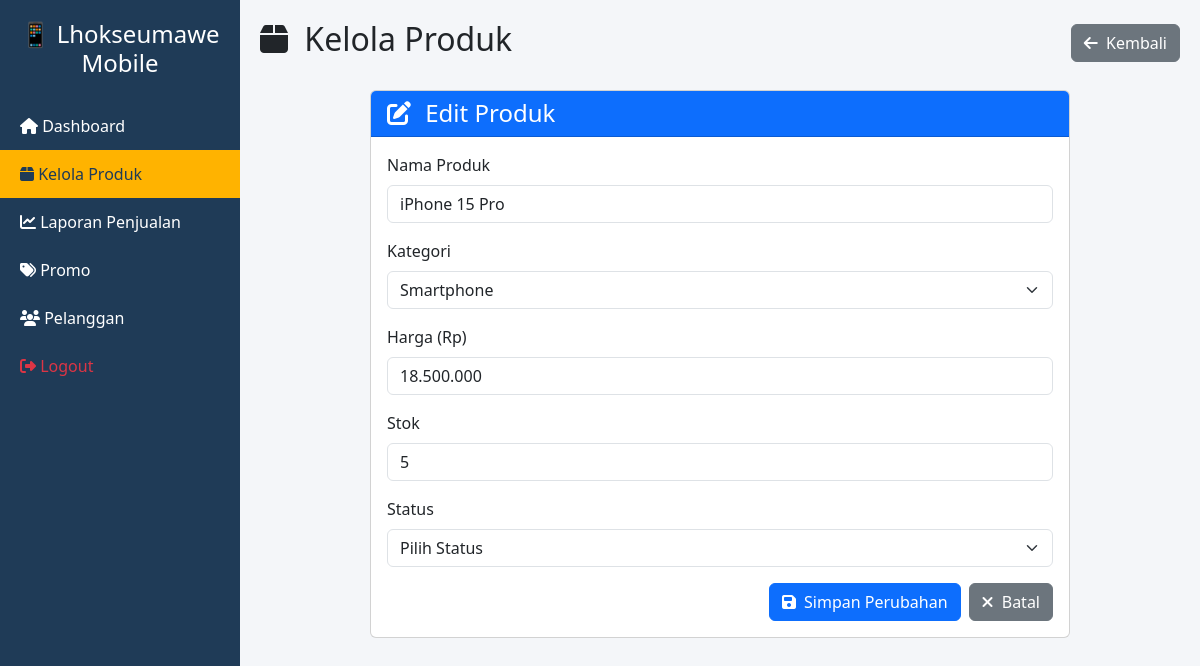
The app's page /kelolaproduk.php?edit=2 with its own data.
### tables this page shows
CREATE TABLE `produk` (
  `id_produk` int(11) NOT NULL,
  `nama_produk` varchar(255) NOT NULL,
  `kategori` enum('smartphone','aksesoris','sparepart') NOT NULL,
  `harga` int(11) NOT NULL,
  `stok` int(11) NOT NULL DEFAULT 0,
  `status` enum('tersedia','hampir_habis','habis') DEFAULT 'tersedia',
  `created_at` timestamp NOT NULL DEFAULT current_timestamp()
);

### kelolaproduk.php (the view, shortened to what this page needs)
<?php
require_once 'koneksi.php';
$editMode = false;
$editData = null;
if (isset($_GET['edit'])) {
    $id = intval($_GET['edit']);
    if ($id > 0) {
        $stmt = $conn->prepare("SELECT * FROM produk WHERE id_produk = ?");
        $stmt->bind_param("i", $id);
        $stmt->execute();
        $result = $stmt->get_result();
        if ($result->num_rows > 0) {
            $editMode = true;
            $editData = $result->fetch_assoc();
        } else {
            $_SESSION['error'] = "Produk tidak ditemukan";
            header("Location: kelolaproduk.php");
            exit;
        }
    }
}
$search = isset($_GET['search']) ? $conn->real_escape_string($_GET['search']) : '';
$kategori_filter = isset($_GET['kategori']) ? $_GET['kategori'] : '';
$status_filter = isset($_GET['status']) ? $_GET['status'] : '';
$query = "SELECT * FROM produk WHERE 1=1";
$query .= " ORDER BY id_produk DESC";
$stmt = $conn->prepare($query);
$stmt->execute();
$result = $stmt->get_result();
$produk = [];
while ($row = $result->fetch_assoc()) {
    $produk[] = $row;
}
?>
<!DOCTYPE html>
<html lang="id">
<head>
    <link href="https://cdn.jsdelivr.net/npm/bootstrap@5.3.2/dist/css/bootstrap.min.css" rel="stylesheet" />
    <link rel="stylesheet" href="https://cdnjs.cloudflare.com/ajax/libs/font-awesome/6.5.1/css/all.min.css" />
</head>
<body>
<div class="sidebar">
    <h4 class="text-center mb-4">📱 Lhokseumawe Mobile</h4>
    <a href="owner.php"><i class="fas fa-home"></i> Dashboard</a>
    <a href="kelolaproduk.php" class="active"><i class="fas fa-box"></i> Kelola Produk</a>
    <a href="laporanpenjualan.php"><i class="fas fa-chart-line"></i> Laporan Penjualan</a>
    <a href="promo.php"><i class="fas fa-tags"></i> Promo</a>
    <a href="pelanggan.php"><i class="fas fa-users"></i> Pelanggan</a>
    <a href="logout.php" class="text-danger"><i class="fa-solid fa-right-from-bracket"></i> Logout</a>
</div>
<div class="content">
    <div class="d-flex justify-content-between align-items-center mb-4">
        <h2><i class="fas fa-box me-2"></i> Kelola Produk</h2>
        <?php if ($editMode): ?>
            <a href="kelolaproduk.php" class="btn btn-secondary">
                <i class="fas fa-arrow-left me-1"></i> Kembali
            </a>
        <?php else: ?>
            <button class="btn btn-primary" data-bs-toggle="modal" data-bs-target="#produkModal">
                <i class="fas fa-plus me-1"></i> Tambah Produk
            </button>
        <?php endif; ?>
    </div>
    <?php if (!$editMode): ?>
        <div class="card mb-4">
            <div class="card-body">
                <form method="GET" action="">
                    <div class="row g-3">
                        <div class="col-md-4">
                            <input type="text" name="search" class="form-control" placeholder="Cari produk..." value="<?= htmlspecialchars($search) ?>">
                        </div>
                        <div class="col-md-3">
                            <select name="kategori" class="form-select">
                                <option value="">Semua Kategori</option>
                                <option value="smartphone" <?= $kategori_filter == 'smartphone' ? 'selected' : '' ?>>Smartphone</option>
                                <option value="aksesoris" <?= $kategori_filter == 'aksesoris' ? 'selected' : '' ?>>Aksesoris</option>
                                <option value="sparepart" <?= $kategori_filter == 'sparepart' ? 'selected' : '' ?>>Sparepart</option>
                            </select>
                        </div>
                        <div class="col-md-3">
                            <select name="status" class="form-select">
                                <option value="">Semua Status</option>
                                <option value="tersedia" <?= $status_filter == 'tersedia' ? 'selected' : '' ?>>Tersedia</option>
                                <option value="hampir_habis" <?= $status_filter == 'hampir_habis' ? 'selected' : '' ?>>Hampir Habis</option>
                                <option value="habis" <?= $status_filter == 'habis' ? 'selected' : '' ?>>Habis</option>
                            </select>
                        </div>
                        <div class="col-md-2">
                            <button type="submit" class="btn btn-primary w-100">
                                <i class="fas fa-filter me-1"></i> Filter
                            </button>
                        </div>
                    </div>
                </form>
            </div>
        </div>
        <div class="card">
            <div class="card-body table-responsive">
                <table class="table table-hover align-middle">
                    <thead class="table-dark">
                        <tr>
                            <th>#</th>
                            <th>Nama Produk</th>
                            <th>Kategori</th>
                            <th>Harga</th>
                            <th>Stok</th>
                            <th>Status</th>
                            <th>Aksi</th>
                        </tr>
                    </thead>
                    <tbody>
                        <?php if (empty($produk)): ?>
                            <tr>
                                <td colspan="7" class="text-center py-4">Tidak ada data produk</td>
                            </tr>
                        <?php else: ?>
                            <?php foreach ($produk as $index => $item): ?>
                                <?php
                                    if ($item['stok'] > 10) {
                                        $status_class = 'bg-success';
                                        $status_text = 'Tersedia';
                                    } elseif ($item['stok'] > 0) {
                                        $status_class = 'bg-warning text-dark';
                                        $status_text = 'Hampir Habis';
                                    } else {
                                        $status_class = 'bg-danger';
                                        $status_text = 'Habis';
                                    }
                                ?>
                                <tr>
                                    <td><?= $index + 1 ?></td>
                                    <td><?= htmlspecialchars($item['nama_produk']) ?></td>
                                    <td><?= ucfirst($item['kategori']) ?></td>
                                    <td>Rp <?= number_format($item['harga'], 0, ',', '.') ?></td>
                                    <td><?= $item['stok'] ?></td>
                                    <td><span class="badge <?= $status_class ?>"><?= $status_text ?></span></td>
                                    <td>
                                        <a href="kelolaproduk.php?edit=<?= $item['id_produk'] ?>" class="btn btn-sm btn-primary" title="Edit">
                                            <i class="fas fa-edit"></i>
                                        </a>
                                        <a href="kelolaproduk.php?hapus=<?= $item['id_produk'] ?>" class="btn btn-sm btn-danger" onclick="return confirm('Yakin ingin menghapus produk ini?')" title="Hapus">
                                            <i class="fas fa-trash"></i>
                                        </a>
                                    </td>
                                </tr>
                            <?php endforeach; ?>
                        <?php endif; ?>
                    </tbody>
                </table>
            </div>
        </div>
    <?php else: ?>
        <div class="card form-container">
            <div class="card-header bg-primary text-white">
                <h4 class="mb-0"><i class="fas fa-edit me-2"></i> Edit Produk</h4>
            </div>
            <div class="card-body">
                <form method="POST" action="">
                    <div class="mb-3">
                        <label for="nama" class="form-label">Nama Produk</label>
                        <input type="text" class="form-control" id="nama" name="nama" value="<?= htmlspecialchars($editData['nama_produk']) ?>" required>
                    </div>
                    <div class="mb-3">
                        <label for="kategori" class="form-label">Kategori</label>
                        <select class="form-select" id="kategori" name="kategori" required>
                            <option value="smartphone" <?= $editData['kategori'] == 'smartphone' ? 'selected' : '' ?>>Smartphone</option>
                        </select>
                    </div>
                    <div class="mb-3">
                        <label for="harga" class="form-label">Harga (Rp)</label>
                        <input type="text" class="form-control" id="harga" name="harga" value="<?= number_format($editData['harga'], 0, ',', '.') ?>" required>
                    </div>
                    <div class="mb-3">
                        <label for="stok" class="form-label">Stok</label>
                        <input type="number" class="form-control" id="stok" name="stok" value="<?= $editData['stok'] ?>" min="0" required>
                    </div>
                    <div class="mb-3">
                        <label for="status" class="form-label">Status</label>
                        <select class="form-select" id="status" name="status" required>
                            <option value="">Pilih Status</option>
                        </select>
                    </div>
                    <div class="d-grid gap-2 d-md-flex justify-content-md-end">
                        <button type="submit" name="simpan" class="btn btn-primary">
                            <i class="fas fa-save me-1"></i> Simpan Perubahan
                        </button>
                        <a href="kelolaproduk.php" class="btn btn-secondary">
                            <i class="fas fa-times me-1"></i> Batal
                        </a>
                    </div>
                </form>
            </div>
        </div>
    <?php endif; ?>
</div>
</body>
</html>

### kelolaproduk.php (style rules this page uses)
:root { --primary: #1f3b57; --secondary: #ffb300; --light: #f4f6f9; }
body { background-color: var(--light); font-family: 'Segoe UI', sans-serif; }
.sidebar { height: 100vh; background-color: var(--primary); color: white; position: fixed; width: 240px; padding-top: 20px; }
.sidebar a { color: white; display: block; padding: 12px 20px; text-decoration: none; transition: 0.3s; }
.sidebar .active { background-color: var(--secondary); color: var(--primary); }
.content { margin-left: 240px; padding: 20px; }
.form-container { max-width: 700px; margin: 0 auto; }

### records on screen
produk: nama "iPhone 15 Pro", kategori "Smartphone", harga "18.500.000", stok "5"
